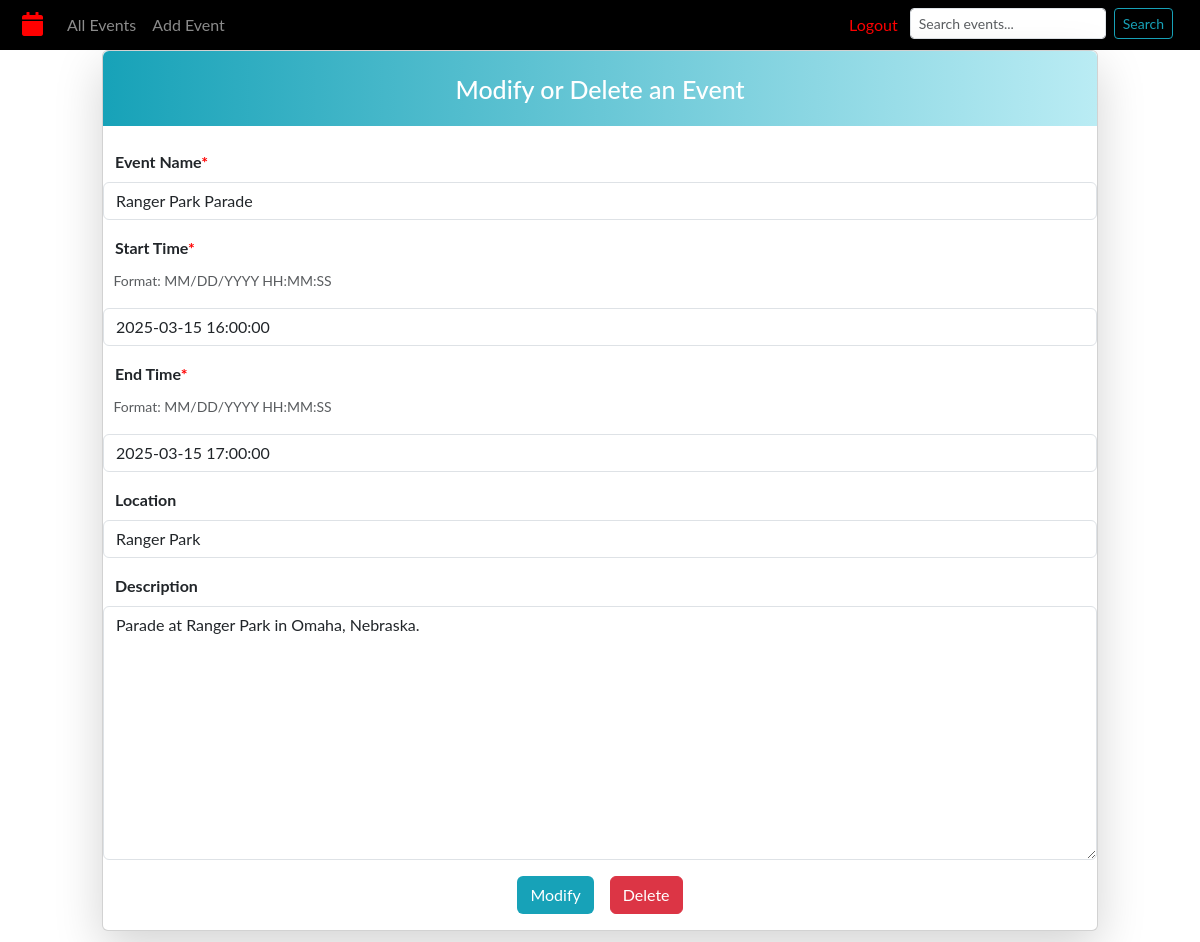
The page /edit/5/ (signed in) on the database its author committed.
### eventcalendar/models.py (models this page shows, shortened)
class Event(models.Model):
    user = models.ForeignKey(User, on_delete = models.CASCADE, null = True, blank = True, related_name = 'events') # ForeignKey to User model to link events to their respective users
    name = models.CharField('Event Name', max_length = 100)
    start_time = models.DateTimeField('Start Time', help_text = 'Start time of the event. Format: MM/DD/YYYY HH:MM:SS')
    end_time = models.DateTimeField('End Time', help_text = 'End time of the event. Format: MM/DD/YYYY HH:MM:SS')
    location = models.CharField('Location', help_text = 'Location of the event.', max_length = 100, blank = True)
    description = models.TextField('Description', blank = True)
    class Meta():
        verbose_name = 'Event Scheduling'
        verbose_name_plural = 'Event Scheduling'

### eventcalendar/views.py (the view)
# urls.py: path('edit/<int:pk>/', views.EventUpdateView.as_view(), name = 'event_edit'), # Edit Event
class EventUpdateView(LoginRequiredMixin, UpdateView):
    model = Event
    form_class = EventForm
    template_name = 'eventcalendar/event_edit.html'
    success_url = reverse_lazy('calendar')

### eventcalendar/forms.py
class EventForm(ModelForm):
    class Meta:
        model = Event
        fields = ['name', 'start_time', 'end_time', 'location', 'description',]

### eventcalendar/templates/eventcalendar/event_edit.html (shortened to what this page needs)
{% extends 'eventcalendar/base.html' %}
{% load widget_tweaks %}
{% block content %}
<div class="row justify-content-center">
  <div class="col-md-10">
  <div class="card mb-4 shadow-lg rounded">
    <div class="text-white text-center rounded-top" style="background: linear-gradient(to right, #17a2b8,rgb(186, 236, 244)); height: 75px; display: flex; align-items: center; justify-content: center;">
      <h1 class="mb-0" style="font-size: 25px;">Modify or Delete an Event</h1>
    </div>
<br/>
<form method="post">
  <div class="mb-3">
    <strong><label for="id_name" class="form-label">&emsp;{{ form.name.label }}<span style="color: red;">*</span></label></strong>
    {{ form.name|add_class:"form-control" }}
  </div>
  <div class="mb-3">
    <strong><label for="id_start_time" class="form-label">&emsp;{{ form.start_time.label }}<span style="color: red;">*</span></label></strong>
    <p class="card-text"><small class="text-muted">&emsp;Format: MM/DD/YYYY HH:MM:SS</small></p>
    {{ form.start_time|add_class:"form-control" }}
  </div>
  <div class="mb-3">
    <strong><label for="id_end_time" class="form-label">&emsp;{{ form.end_time.label }}<span style="color: red;">*</span></label></strong>
    <p class="card-text"><small class="text-muted">&emsp;Format: MM/DD/YYYY HH:MM:SS</small></p>
    {{ form.end_time|add_class:"form-control" }}
  </div>
  <div class="mb-3">
    <strong><label for="id_location" class="form-label">&emsp;{{ form.location.label }}</label></strong>
    {{ form.location|add_class:"form-control" }}
  </div>
  <div class="mb-3">
    <strong><label for="id_description" class="form-label">&emsp;{{ form.description.label }}</label></strong>
    {{ form.description|add_class:"form-control" }}
  </div>
  <div class="d-flex justify-content-center gap-3 mb-3">
    <button type="submit" class="btn" style="background-color: #17a2b8; color: white;">Modify</button></form>
    <form action="{% url 'event_delete' event.id %}" method="get">
    <button type="submit" class="btn btn-danger">Delete</button>
    </form>
  </div>
</div></div></div>
{% endblock %}

### eventcalendar/static/eventcalendar/css/calendar.css (style rules this page uses)
body { font-family: "ptsans", "Lato", "Helvetica Neue", Helvetica, Arial, sans-serif; background-color: #ffffff; color: black; }

### rows shown on the page
Event: name "Ranger Park Parade", start_time "2025-03-15 16:00:00", end_time "2025-03-15 17:00:00", location "Ranger Park", description "Parade at Ranger Park in Omaha, Nebraska."
